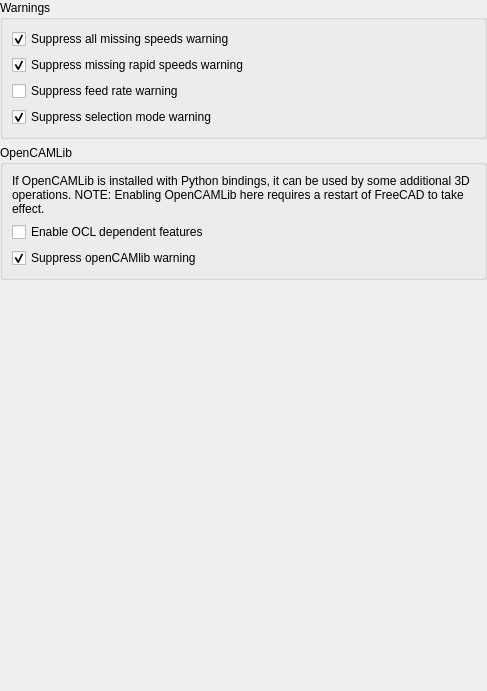
<?xml version="1.0" encoding="UTF-8"?>
<ui version="4.0">
 <class>PathGui::DlgSettingsPathColor</class>
 <widget class="QWidget" name="PathGui::DlgSettingsPathColor">
  <property name="geometry">
   <rect>
    <x>0</x>
    <y>0</y>
    <width>487</width>
    <height>691</height>
   </rect>
  </property>
  <property name="windowTitle">
   <string>Advanced</string>
  </property>
  <layout class="QVBoxLayout" name="verticalLayout_3">
   <property name="leftMargin">
    <number>0</number>
   </property>
   <property name="topMargin">
    <number>0</number>
   </property>
   <property name="rightMargin">
    <number>0</number>
   </property>
   <property name="bottomMargin">
    <number>0</number>
   </property>
   <item>
    <widget class="QGroupBox" name="groupBox">
     <property name="title">
      <string>Warnings</string>
     </property>
     <layout class="QVBoxLayout" name="verticalLayout">
      <item>
       <widget class="Gui::PrefCheckBox" name="WarningSuppressAllSpeeds">
        <property name="toolTip">
         <string>Suppress all warnings about setting speed rates for accurate cycle time calculation</string>
        </property>
        <property name="text">
         <string>Suppress all missing speeds warning</string>
        </property>
        <property name="checked">
         <bool>true</bool>
        </property>
        <property name="prefEntry" stdset="0">
         <cstring>WarningSuppressAllSpeeds</cstring>
        </property>
        <property name="prefPath" stdset="0">
         <cstring>Mod/CAM</cstring>
        </property>
       </widget>
      </item>
      <item>
       <widget class="Gui::PrefCheckBox" name="WarningSuppressRapidSpeeds">
        <property name="toolTip">
         <string>Suppress warning about setting the rapid speed rates for accurate cycle time calculation. Ignored if all speed warnings are already suppressed.</string>
        </property>
        <property name="text">
         <string>Suppress missing rapid speeds warning</string>
        </property>
        <property name="checked">
         <bool>true</bool>
        </property>
        <property name="prefEntry" stdset="0">
         <cstring>WarningSuppressRapidSpeeds</cstring>
        </property>
        <property name="prefPath" stdset="0">
         <cstring>Mod/CAM</cstring>
        </property>
       </widget>
      </item>
      <item>
       <widget class="Gui::PrefCheckBox" name="WarningSuppressVelocity">
        <property name="toolTip">
         <string>Suppress warning whenever a path selection mode is activated</string>
        </property>
        <property name="text">
         <string>Suppress feed rate warning</string>
        </property>
        <property name="checked">
         <bool>false</bool>
        </property>
        <property name="prefEntry" stdset="0">
         <cstring>WarningSuppressVelocity</cstring>
        </property>
        <property name="prefPath" stdset="0">
         <cstring>Mod/CAM</cstring>
        </property>
       </widget>
      </item>
      <item>
       <widget class="Gui::PrefCheckBox" name="WarningSuppressSelectionMode">
        <property name="toolTip">
         <string>Suppress warning whenever a path selection mode is activated</string>
        </property>
        <property name="text">
         <string>Suppress selection mode warning</string>
        </property>
        <property name="checked">
         <bool>true</bool>
        </property>
        <property name="prefEntry" stdset="0">
         <cstring>WarningSuppressSelectionMode</cstring>
        </property>
        <property name="prefPath" stdset="0">
         <cstring>Mod/CAM</cstring>
        </property>
       </widget>
      </item>
     </layout>
    </widget>
   </item>
   <item>
    <widget class="QGroupBox" name="groupBox_2">
     <property name="sizePolicy">
      <sizepolicy hsizetype="Preferred" vsizetype="Preferred">
       <horstretch>0</horstretch>
       <verstretch>0</verstretch>
      </sizepolicy>
     </property>
     <property name="title">
      <string>OpenCAMLib</string>
     </property>
     <layout class="QVBoxLayout" name="verticalLayout_2">
      <item>
       <widget class="QLabel" name="label">
        <property name="text">
         <string>If OpenCAMLib is installed with Python bindings, it can be used by some additional 3D operations. NOTE: Enabling OpenCAMLib here requires a restart of FreeCAD to take effect.</string>
        </property>
        <property name="wordWrap">
         <bool>true</bool>
        </property>
       </widget>
      </item>
      <item>
       <widget class="Gui::PrefCheckBox" name="EnableAdvancedOCLFeatures">
        <property name="text">
         <string>Enable OCL dependent features</string>
        </property>
        <property name="prefEntry" stdset="0">
         <cstring>EnableAdvancedOCLFeatures</cstring>
        </property>
        <property name="prefPath" stdset="0">
         <cstring>Mod/CAM</cstring>
        </property>
       </widget>
      </item>
      <item>
       <widget class="Gui::PrefCheckBox" name="WarningSuppressOpenCamLib">
        <property name="toolTip">
         <string>Suppress warning if openCAMlib cannot be found</string>
        </property>
        <property name="text">
         <string>Suppress openCAMlib warning</string>
        </property>
        <property name="checked">
         <bool>true</bool>
        </property>
        <property name="prefEntry" stdset="0">
         <cstring>WarningSuppressOpenCamLib</cstring>
        </property>
        <property name="prefPath" stdset="0">
         <cstring>Mod/CAM</cstring>
        </property>
       </widget>
      </item>
     </layout>
    </widget>
   </item>
   <item>
    <spacer name="verticalSpacer">
     <property name="orientation">
      <enum>Qt::Orientation::Vertical</enum>
     </property>
     <property name="sizeHint" stdset="0">
      <size>
       <width>20</width>
       <height>217</height>
      </size>
     </property>
    </spacer>
   </item>
  </layout>
 </widget>
 <customwidgets>
  <customwidget>
   <class>Gui::PrefCheckBox</class>
   <extends>QCheckBox</extends>
   <header>Gui/PrefWidgets.h</header>
  </customwidget>
 </customwidgets>
 <resources/>
 <connections/>
</ui>
